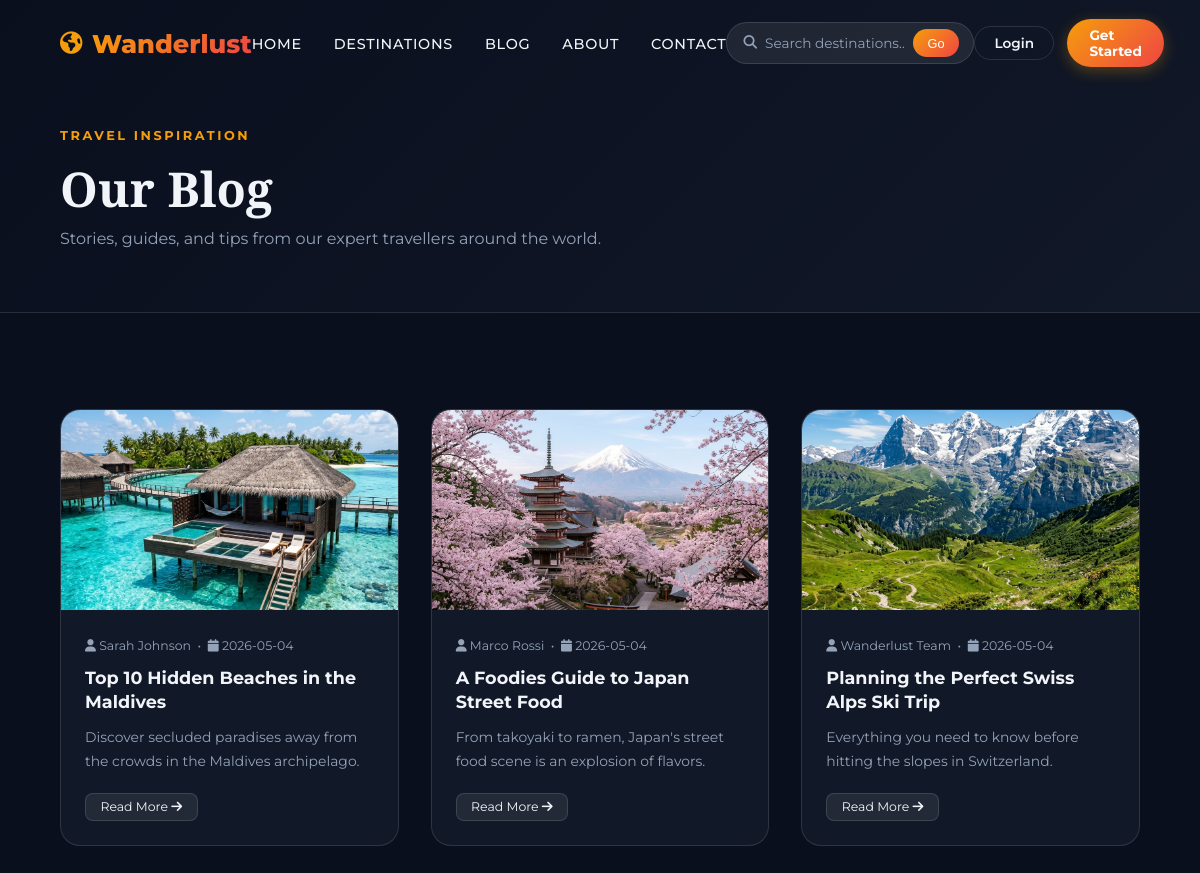
Page /blog on the committed database.
### tables this page shows
CREATE TABLE blog_posts (
    id INTEGER PRIMARY KEY AUTOINCREMENT,
    title TEXT NOT NULL,
    slug TEXT NOT NULL UNIQUE,
    excerpt TEXT NOT NULL,
    content TEXT NOT NULL,
    image_url TEXT NOT NULL,
    author TEXT DEFAULT 'Wanderlust Team',
    created_at DATETIME DEFAULT CURRENT_TIMESTAMP
);

### app.py (the view)
@app.route('/blog')
def blog():
    db = get_db()
    posts = [dict(r) for r in db.execute('SELECT * FROM blog_posts ORDER BY created_at DESC').fetchall()]
    return render_template('blog.html', posts=posts)

### app.py (called while the page is built)
def get_db():
    if 'db' not in g:
        g.db = sqlite3.connect(DB_PATH)
        g.db.row_factory = sqlite3.Row
    return g.db

@app.teardown_appcontext
def teardown_db(exc):
    db = g.pop('db', None)
    if db: db.close()

@app.context_processor
def inject_globals():
    db = get_db()
    wishlist_ids = []
    if 'user_id' in session:
        rows = db.execute('SELECT package_id FROM wishlist WHERE user_id=?', (session['user_id'],)).fetchall()
        wishlist_ids = [r['package_id'] for r in rows]
    return {'now_date': date.today().isoformat(), 'wishlist_ids': wishlist_ids}

### templates/blog.html (shortened to what this page needs)
<!DOCTYPE html>
<html lang="en">
<head>
  <link rel="stylesheet" href="https://cdnjs.cloudflare.com/ajax/libs/font-awesome/6.5.0/css/all.min.css"/>
  <link rel="stylesheet" href="{{ url_for('static', filename='style.css') }}"/>
</head>
<body>
  {% include 'navbar.html' %}
  <div class="page-hero">
    <div class="section-label">Travel Inspiration</div>
    <h1 class="section-title">Our Blog</h1>
    <p style="color:var(--text-muted);">Stories, guides, and tips from our expert travellers around the world.</p>
  </div>
  <section>
    <div class="blog-grid">
      {% for post in posts %}
      <div class="blog-card fade-in" onclick="location.href='{{ url_for('blog_post', slug=post.slug) }}'">
        <div class="blog-img-wrap">
          <img src="{{ url_for('static', filename='images/' + post.image_url) }}" alt="{{ post.title }}"/>
        </div>
        <div class="blog-body">
          <div class="blog-meta"><i class="fas fa-user"></i> {{ post.author }} &nbsp;&bull;&nbsp; <i class="fas fa-calendar"></i> {{ post.created_at[:10] }}</div>
          <h3>{{ post.title }}</h3>
          <p>{{ post.excerpt }}</p>
          <a href="{{ url_for('blog_post', slug=post.slug) }}" class="btn-sm">Read More <i class="fas fa-arrow-right"></i></a>
        </div>
      </div>
      {% else %}
      <div class="empty-state" style="grid-column:1/-1;"><i class="fas fa-newspaper"></i><p>No blog posts yet. Check back soon!</p></div>
      {% endfor %}
    </div>
  </section>
</body>
</html>

### static/style.css (style rules this page uses)
:root { --primary: #0a0f1e; --secondary: #111827; --accent: #f59e0b; --accent2: #06b6d4; --text: #f1f5f9; --text-muted: #94a3b8; --card-bg: rgba(255,255,255,0.05); --glass: rgba(255,255,255,0.08); --border: rgba(255,255,255,0.12); --radius: 16px; --shadow: 0 25px 60px rgba(0,0,0,0.4); --gradient: linear-gradient(135deg, #f59e0b, #ef4444); }
* { margin:0; padding:0; box-sizing:border-box; }
html { scroll-behavior:smooth; }
body { font-family:'Montserrat',sans-serif; background:var(--primary); color:var(--text); overflow-x:hidden; }
section { padding:6rem 5%; }
.section-label { font-size:0.8rem; font-weight:700; letter-spacing:0.2em; text-transform:uppercase; color:var(--accent); margin-bottom:0.8rem; }
.section-title { font-family:'Playfair Display',serif; font-size:clamp(2rem,4vw,3rem); margin-bottom:1rem; }
.page-hero { padding:8rem 5% 4rem; background:linear-gradient(135deg, var(--primary), var(--secondary)); border-bottom:1px solid var(--border); }
.page-hero h1 { font-family:'Playfair Display',serif; font-size:clamp(2rem,4vw,3.2rem); margin-bottom:0.5rem; }
.page-hero p { color:var(--text-muted); }
.btn-sm { padding:0.35rem 0.9rem; background:var(--glass); border:1px solid var(--border); color:var(--text); border-radius:8px; font-size:0.78rem; cursor:pointer; font-family:inherit; transition:all 0.3s; text-decoration:none; display:inline-block; }
.fade-in { opacity:0; transform:translateY(30px); transition:all 0.7s ease; }
.fade-in.visible { opacity:1; transform:translateY(0); }

### templates/blog.html (style rules this page uses)
.blog-grid { display:grid;grid-template-columns:repeat(auto-fit,minmax(300px,1fr));gap:2rem; }
.blog-card { background:var(--secondary);border:1px solid var(--border);border-radius:20px;overflow:hidden;transition:all .4s;cursor:pointer; }
.blog-card img { width:100%;height:200px;object-fit:cover;transition:transform .6s; }
.blog-img-wrap { overflow:hidden; }
.blog-body { padding:1.5rem; }
.blog-meta { font-size:.78rem;color:var(--text-muted);margin-bottom:.8rem; }
.blog-body h3 { font-size:1.1rem;font-weight:700;margin-bottom:.7rem;line-height:1.4; }
.blog-body p { font-size:.87rem;color:var(--text-muted);line-height:1.7;margin-bottom:1.2rem; }

### rows in the picture
blog_posts: image_url (picture), author "Sarah Johnson", created_at "2026-05-04", title "Top 10 Hidden Beaches in the Maldives", excerpt "Discover secluded paradises away from the crowds in the Maldives archipelago."
blog_posts: image_url (picture), author "Marco Rossi", created_at "2026-05-04", title "A Foodies Guide to Japan Street Food", excerpt "From takoyaki to ramen, Japan's street food scene is an explosion of flavors."
blog_posts: image_url (picture), author "Wanderlust Team", created_at "2026-05-04", title "Planning the Perfect Swiss Alps Ski Trip", excerpt "Everything you need to know before hitting the slopes in Switzerland."
